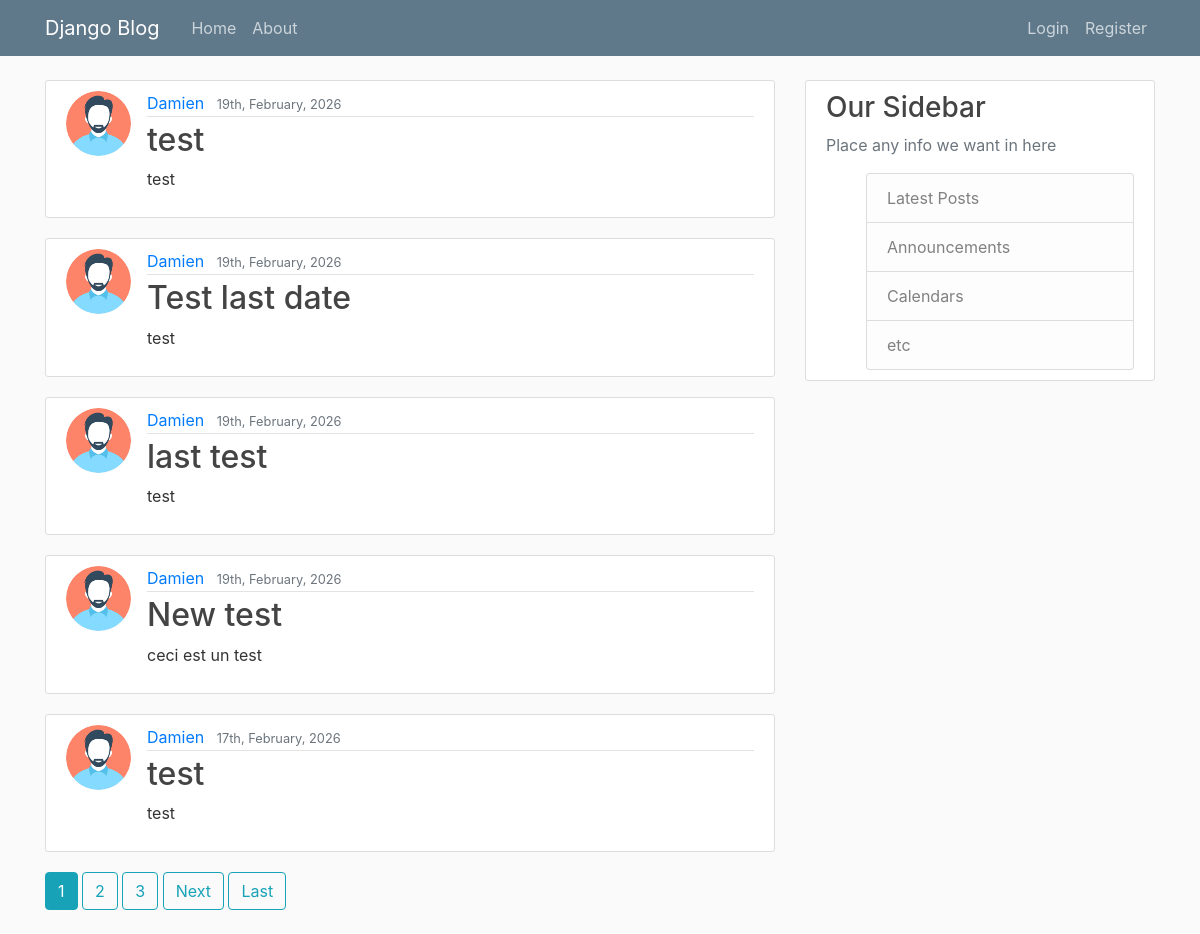
The page / on the database its author committed.
### blog/models.py (models this page shows, shortened)
class Post(models.Model):
    title = models.CharField(max_length=100)
    content = models.TextField()
    date_posted = models.DateTimeField(default=timezone.now)
    author = models.ForeignKey(User, on_delete=models.CASCADE, related_name='posts')

### users/models.py (models this page shows, shortened)
class Profile(models.Model):
    user = models.OneToOneField(User, on_delete=models.CASCADE)
    image = models.ImageField(default='default.png', upload_to='profile_pics')

### blog/views.py (the view)
# urls.py: path('', PostListView.as_view(), name='blog-home'),
class PostListView(ListView):
    model = Post
    template_name = 'blog/home.html'
    context_object_name = 'posts'
    ordering = ['-date_posted']
    paginate_by = 5

### blog/templates/blog/home.html (shortened to what this page needs)
{% extends "blog/base.html" %}
{% block content %}
{% for post in posts %}
<article class="media content-section">
    <img class="rounded-circle article-img" src="{{ post.author.profile.image.url }}">
    <div class="media-body">
        <div class="article-metadata">
            <a class="mr-2" href="{% url 'user-posts' post.author.username %}">{{ post.author }}</a>
            <small class="text-muted">{{ post.date_posted|date:'dS, F, Y' }}</small>
        </div>
        <h2><a class="article-title" href="{% url 'post-detail' post.id %}">{{ post.title }}</a></h2>
        <p class="article-content">{{ post.content }}</p>
    </div>
</article>
{% endfor %}
{% if is_paginated %}
<div class='post-pagination'>
    {% for num in page_obj.paginator.page_range %}
    {% if page_obj.number == num %}
    <a class='btn btn-info mb-4' href='?page={{ num }}'>{{ num }}</a>
    {% elif num > page_obj.number|add:'-3' and num < page_obj.number|add:'3' %} <a class='btn btn-outline-info mb-4'
        href='?page={{ num }}'>{{ num }}</a>
        {% endif %}
        {% endfor %}
        {% if page_obj.has_next %}
        <a class='btn btn-outline-info mb-4' href='?page={{ page_obj.next_page_number }}'>Next</a>
        <a class='btn btn-outline-info mb-4' href='?page={{ page_obj.paginator.num_pages }}'>Last</a>
        {% endif %}
</div>
{% endif %}
{% endblock content %}

### blog/templates/blog/base.html (shortened to what this page needs)
{% load static %}
<!DOCTYPE html>
<html lang="en">
<head>
    <link rel="stylesheet" href="https://maxcdn.bootstrapcdn.com/bootstrap/4.0.0/css/bootstrap.min.css"
>
    <link rel="stylesheet" type="text/css" href="{% static 'blog/main.css' %}">
</head>
<body>
    <header class="site-header">
        <nav class="navbar navbar-expand-md navbar-dark bg-steel fixed-top">
            <div class="container">
                <a class="navbar-brand mr-4" href="{% url 'blog-home' %}">Django Blog</a>
                <div class="collapse navbar-collapse" id="navbarToggle">
                    <div class="navbar-nav mr-auto">
                        <a class="nav-item nav-link" href="{% url 'blog-home' %}">Home</a>
                        <a class="nav-item nav-link" href="{% url 'blog-about' %}">About</a>
                    </div>
                    <div class="navbar-nav">
                        {% if user.is_authenticated %}
                        <a class="nav-item nav-link" href="{% url 'post-create' %}">New Post</a>
                        <a class="nav-item nav-link" href="{% url 'profile' %}">Profile</a>
                        <form action="{% url 'logout' %}" method="POST" class="form-inline">
                            {% csrf_token %}
                            <button type="submit" class="btn btn-link nav-item nav-link py-0">Logout</button>
                        </form>
                        {% else %}
                        <a class="nav-item nav-link" href="{% url 'login' %}">Login</a>
                        <a class="nav-item nav-link" href="{% url 'register' %}">Register</a>
                        {% endif %}
                    </div>
                </div>
            </div>
        </nav>
    </header>
    <main role="main" class="container">
        <div class="row">
            <div class="col-md-8">
                {% block content %}{% endblock %}
            </div>
            <div class="col-md-4">
                <div class="content-section">
                    <h3>Our Sidebar</h3>
                    <p class="text-muted">Place any info we want in here</p>
                    <ul>
                        <li class="list-group-item list-group-item-light">Latest Posts</li>
                        <li class="list-group-item list-group-item-light">Announcements</li>
                        <li class="list-group-item list-group-item-light">Calendars</li>
                        <li class="list-group-item list-group-item-light">etc</li>
                    </ul>
                </div>
            </div>
        </div>
    </main>
</body>
</html>

### blog/static/blog/main.css (style rules this page uses)
body { background: #fafafa; color: #333333; margin-top: 5rem; }
h1, h2, h3, h4, h5, h6 { color: #444444; }
ul { margin: 0; }
.bg-steel { background-color: #5f788a; }
.site-header .navbar-nav .nav-link { color: #cbd5db; }
.content-section { background: #ffffff; padding: 10px 20px; border: 1px solid #dddddd; border-radius: 3px; margin-bottom: 20px; }
.article-title { color: #444444; }
.article-content { white-space: pre-line; }
.article-img { height: 65px; width: 65px; margin-right: 16px; }
.article-metadata { padding-bottom: 1px; margin-bottom: 4px; border-bottom: 1px solid #e3e3e3 }

### rows shown on the page
Post: author.profile.image (picture), author "Damien", date_posted "19th, February, 2026", title "test", content "test"
Post: author.profile.image (picture), author "Damien", date_posted "19th, February, 2026", title "Test last date", content "test"
Post: author.profile.image (picture), author "Damien", date_posted "19th, February, 2026", title "last test", content "test"
Post: author.profile.image (picture), author "Damien", date_posted "19th, February, 2026", title "New test", content "ceci est un test"
Post: author.profile.image (picture), author "Damien", date_posted "17th, February, 2026", title "test", content "test"

### other values the page prints
{{ num }} "1"
{{ num }} "2" "3"
